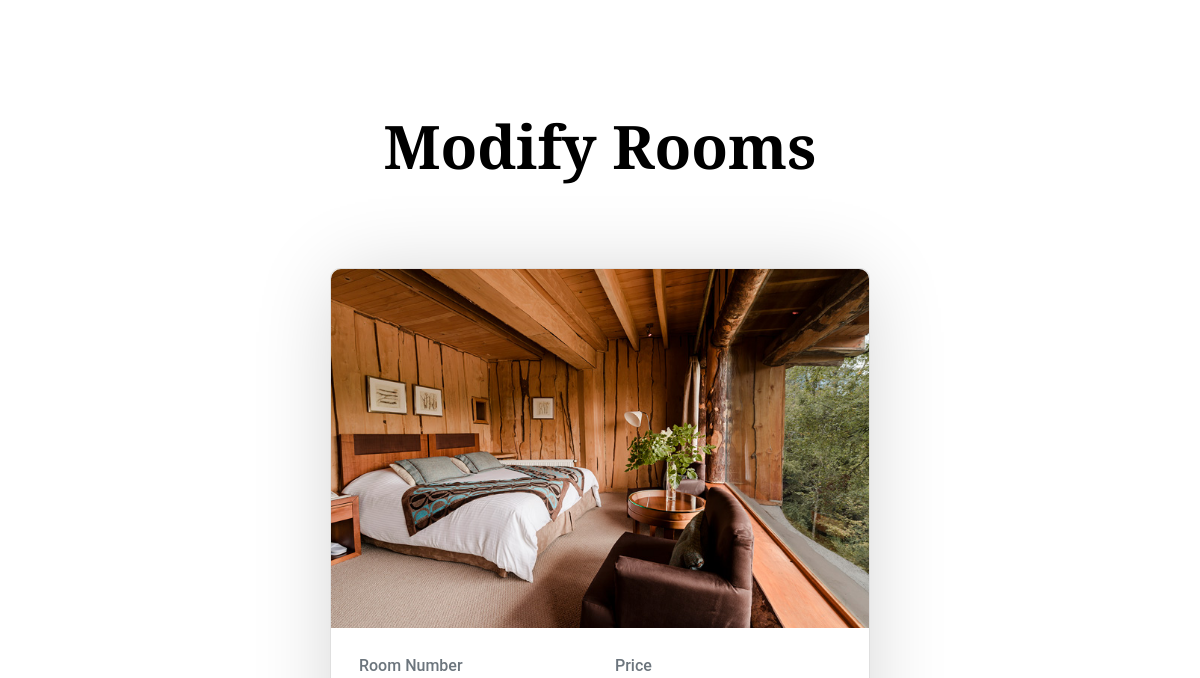
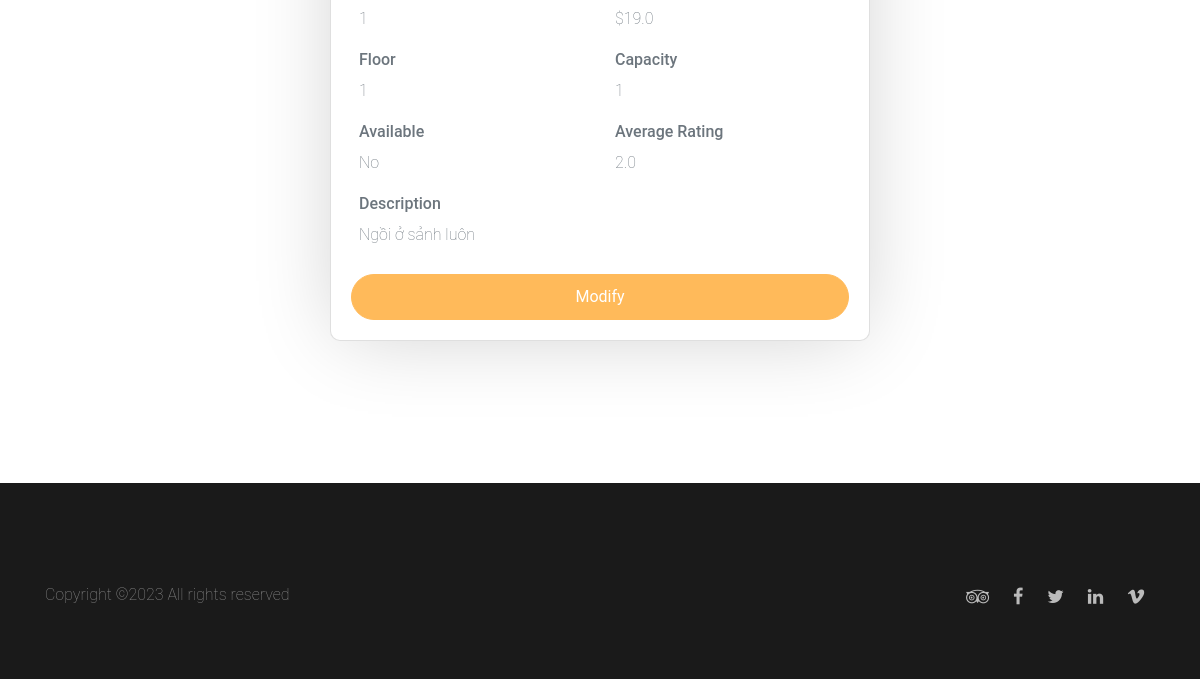
Before: / (signed in, lower part) with the older database file (2 pictures, top to bottom).
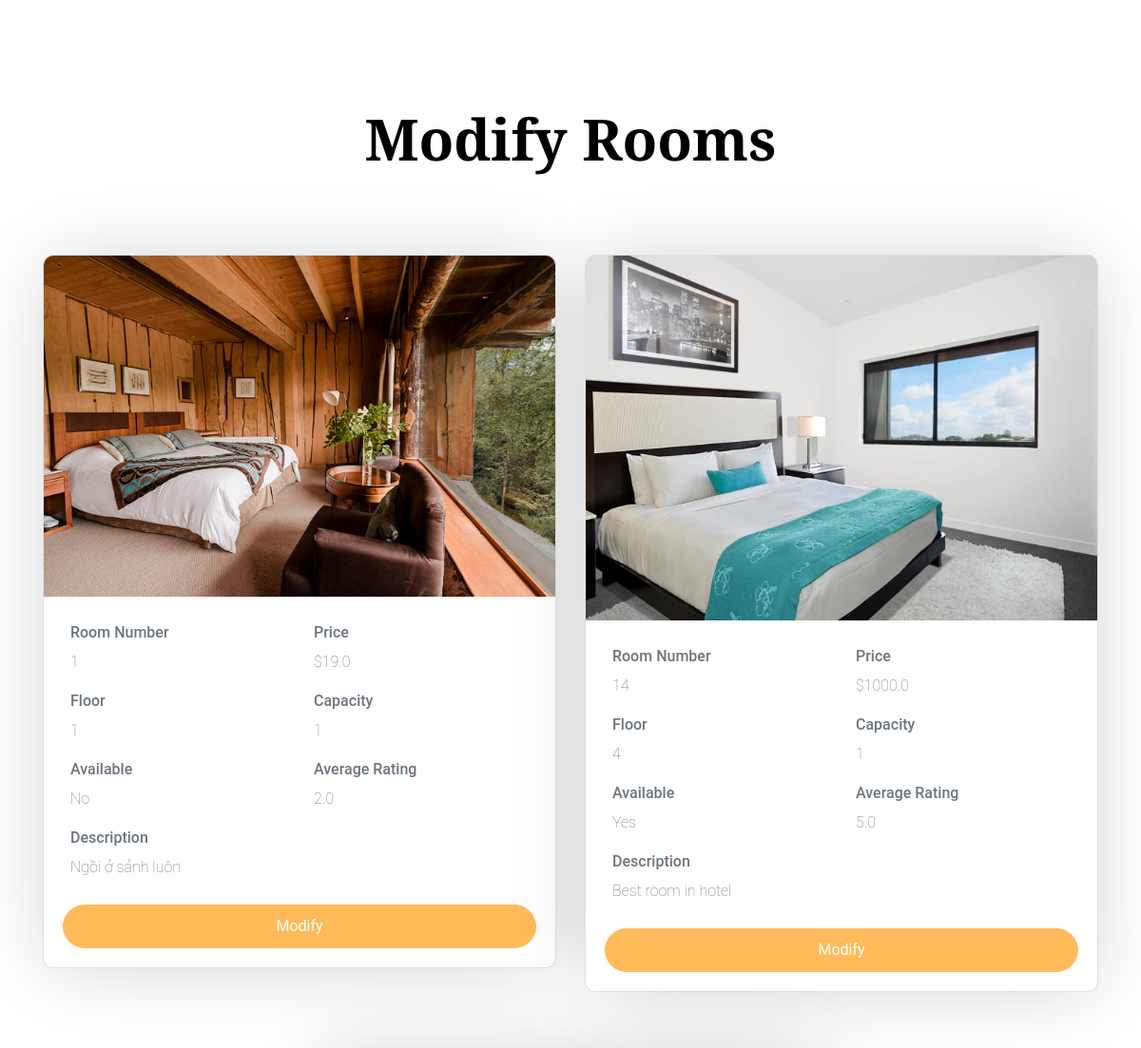
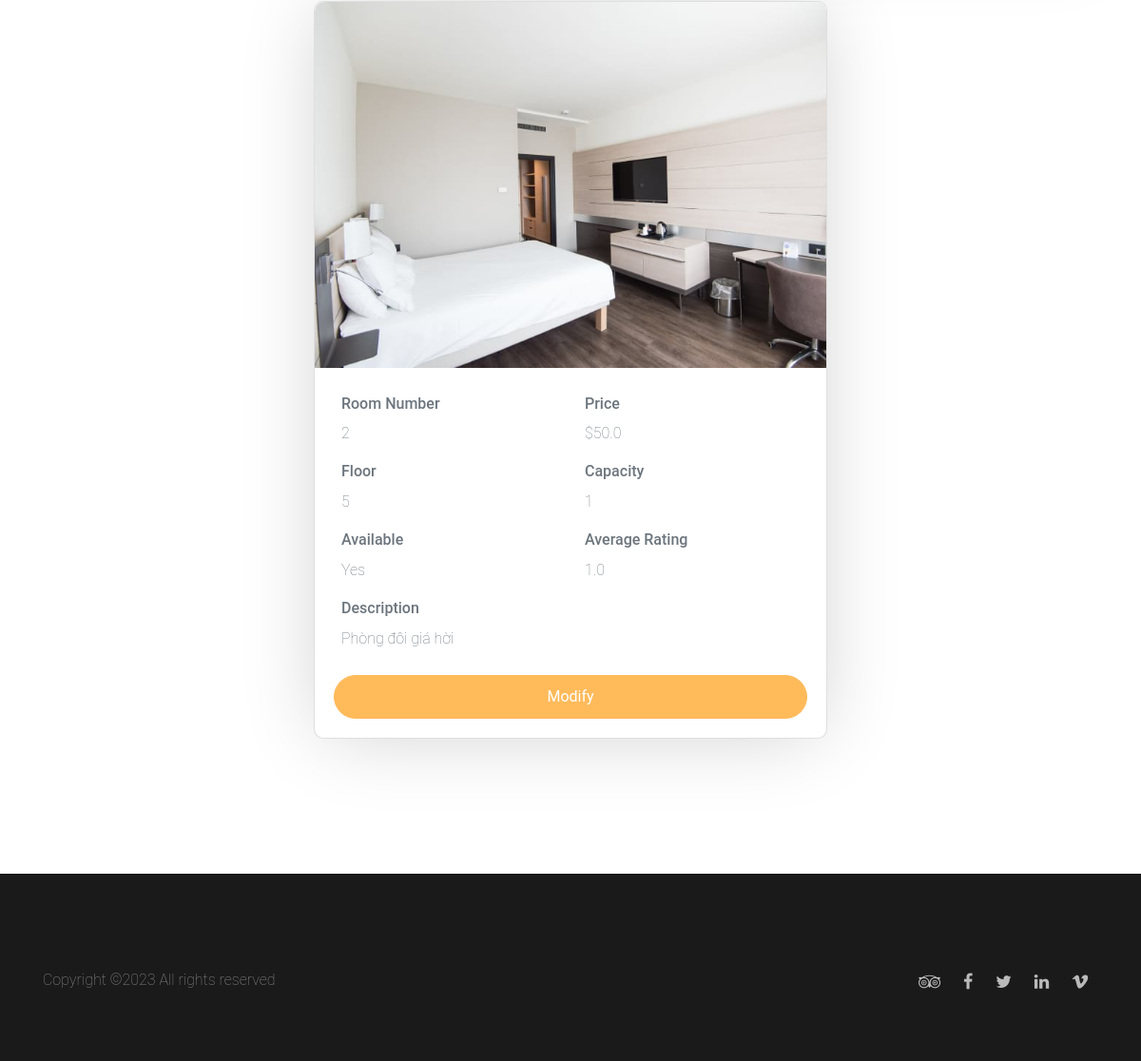
After: the same page with the newer database file (2 pictures, top to bottom).
### model.py (models this page shows)
class Room(Base):
    __tablename__ = 'rooms'
    id = Column(Integer, primary_key=True)
    room_number = Column(String(50), nullable=False)
    price = Column(Float, nullable=False)
    floor = Column(String(10), nullable=False)
    capacity = Column(Integer, nullable=False, default=1)
    image = Column(String(50), nullable=False)
    description = Column(String(1000), nullable=False)
    available = Column(Integer, nullable=False, default=1) # 0 = not available, 1 = available
    average_rating = Column(Float, nullable=False, default=0)

### main.py (the view)
@app.route('/')
def index():
    with app.app_context():
        if not session.get('logged_in'):
            return render_template('index.html')
        else:
            if session['is_admin']:
                users = getAllUsers()
                rooms = get_all_rooms()
                return render_template('admin.html', users=users ,rooms=rooms)
            if session['is_staff']:
                rooms = get_all_rooms()
                return render_template('staff.html',rooms=rooms)
            return redirect(url_for('user_route.user'))

### controller.py (called while the page is built)
def get_all_rooms():
    session = DBSession()
    rooms = session.query(Room).all()
    session.close()
    return rooms

### templates/staff.html (shortened to what this page needs)
{% extends "base.html" %}
{% block body %}
<section class="section" id="modify-rooms">
  <div class="container">
    <div class="row justify-content-center text-center mb-5">
      <div class="col-md-7">
        <h2 class="heading" data-aos="fade-up">Modify Rooms</h2>
      </div>
    </div>
    <div class="row justify-content-center" data-aos="fade-up">
      {% for room in rooms %}
      <div class="col-md-6">
        <div class="card">
          <img src="{{ url_for('static', filename='images/' + room.image) }}" alt="room image" width="100%">
          <div class="card-body">
            <div class="row p-2">
              <div class="col-sm-6">
                <h6>Room Number</h6>
                <p>{{ room.room_number }}</p>
              </div>
              <div class="col-sm-6">
                <h6>Price</h6>
                <p>${{ room.price }}</p>
              </div>
              <div class="col-sm-6">
                <h6>Floor</h6>
                <p>{{ room.floor }}</p>
              </div>
              <div class="col-sm-6">
                <h6>Capacity</h6>
                <p>{{ room.capacity }}</p>
              </div>
              <div class="col-sm-6">
                <h6>Available</h6>
                <p>{{ "Yes" if room.available else "No" }}</p>
              </div>
              <div class="col-sm-6">
                <h6>Average Rating</h6>
                <p>{{ room.average_rating }}</p>
              </div>
              <div class="col-sm-12">
                <h6>Description</h6>
                <p>{{ room.description }}</p>
              </div>
            </div>
            <a href="{{ url_for('admin_route.modify_room_route', room_id=room.id) }}"><button class="btn btn-primary btn-block text-white">Modify</button></a>
          </div>
        </div>
      </div>
      {% endfor %}
    </div>
  </div>
</section>
{% endblock %}
{% block footer %}
<footer class="section footer-section">
  <div class="container">
    <div class="row pt-5">
      <p class="col-md-6 text-left">
        Copyright &copy;<script>document.write(new Date().getFullYear());</script> All rights reserved
      </p>
      <p class="col-md-6 text-right social">
        <a href="#"><span class="fa fa-tripadvisor"></span></a>
        <a href="#"><span class="fa fa-facebook"></span></a>
        <a href="#"><span class="fa fa-twitter"></span></a>
        <a href="#"><span class="fa fa-linkedin"></span></a>
        <a href="#"><span class="fa fa-vimeo"></span></a>
      </p>
    </div>
  </div>
</footer>
{% endblock %}

### templates/base.html (shortened to what this page needs)
<!DOCTYPE html>
<html>
<head>
  <link rel="stylesheet" href="{{ url_for('static', filename='css/defaul_style.css') }}">
  <link rel="stylesheet" href="https://stackpath.bootstrapcdn.com/bootstrap/4.3.1/css/bootstrap.min.css">
  <link rel="stylesheet" href="{{ url_for('static', filename='css/bootstrap.min.css') }}">
  <link rel="stylesheet" href="{{ url_for('static', filename='css/animate.css') }}">
  <link rel="stylesheet" href="{{ url_for('static', filename='css/owl.carousel.min.css') }}">
  <link rel="stylesheet" href="{{ url_for('static', filename='css/aos.css') }}">
  <link rel="stylesheet" href="{{ url_for('static', filename='css/bootstrap-datepicker.css') }}">
  <link rel="stylesheet" href="{{ url_for('static', filename='css/jquery.timepicker.css') }}">
  <link rel="stylesheet" href="{{ url_for('static', filename='css/fancybox.min.css') }}">
  <link rel="stylesheet" href="{{ url_for('static', filename='fonts/ionicons/css/ionicons.min.css') }}">
  <link rel="stylesheet" href="{{ url_for('static', filename='fonts/fontawesome/css/font-awesome.min.css') }}">
  <link rel="stylesheet" href="{{ url_for('static', filename='css/style.css') }}">
</head>
<body>
  {% if session.get('logged_in') %}
    {% block body %}{% endblock %}
    {% block footer %}  {% endblock %}
  {% endif %}
</body>
</html>

### static/css/style.css (style rules this page uses)
body { background: #fff; font-family: "Roboto", arial, sans-serif; font-weight: 200; font-size: 16px; line-height: 1.8; color: #6c757d; position: relative; }
a { -webkit-transition: .3s all ease; -o-transition: .3s all ease; transition: .3s all ease; text-decoration: none; }
h1, h2, h3, h4, h5 { color: #000; font-family: "Playfair Display", times, serif; }
.btn { padding-left: 30px; padding-right: 30px; padding-top: 10px; padding-bottom: 10px; border-radius: 50px; }
.btn, .form-control { outline: none; -webkit-box-shadow: none !important; box-shadow: none !important; }
.card { margin-block: 30px; background: #fff; -webkit-box-shadow: 0 2px 80px -10px rgba(0, 0, 0, 0.2); box-shadow: 0 2px 80px -10px rgba(0, 0, 0, 0.2); border-radius: 10px; }
.card img { border-top-left-radius: 10px; border-top-right-radius: 10px; }
.section { padding: 7em 0; }
.heading-serif, .heading, .testimonial-section .heading, .slider-section .heading, .blog-post-entry .heading { font-size: 60px; font-family: "Playfair Display", times, serif; font-weight: 700; }
.footer-section { background: #1a1a1a; color: #fff; padding-block: 50px; }
.footer-section a { color: rgba(255, 255, 255, 0.7); }
.footer-section p { color: rgba(255, 255, 255, 0.5); }
.footer-section .social a { font-size: 18px; padding: 10px; }

Changed rows visible on the page:
added Room: image (picture), room_number "14", price "1000.0", floor "4", capacity "1", available "Yes", average_rating "5.0", description "Best room in hotel"
added Room: image (picture), room_number "2", price "50.0", floor "5", capacity "1", available "Yes", average_rating "1.0", description "Phòng đôi giá hời"
